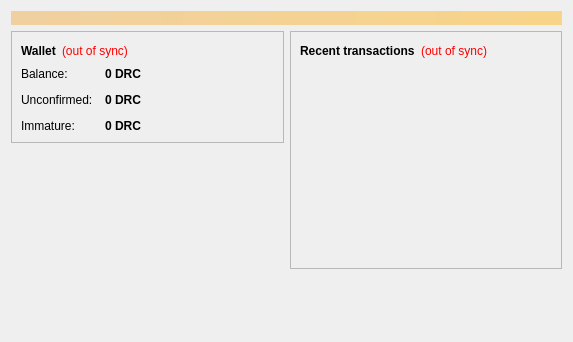
<?xml version="1.0" encoding="UTF-8"?>
<ui version="4.0">
 <class>OverviewPage</class>
 <widget class="QWidget" name="OverviewPage">
  <property name="geometry">
   <rect>
    <x>0</x>
    <y>0</y>
    <width>573</width>
    <height>342</height>
   </rect>
  </property>
  <property name="windowTitle">
   <string>Form</string>
  </property>
  <layout class="QVBoxLayout" name="topLayout">
   <item>
    <widget class="QLabel" name="labelAlerts">
     <property name="visible">
      <bool>false</bool>
     </property>
     <property name="styleSheet">
      <string notr="true">background-color: qlineargradient(x1: 0, y1: 0, x2: 1, y2: 0, stop:0 #F0D0A0, stop:1 #F8D488); color:#000000;</string>
     </property>
     <property name="wordWrap">
      <bool>true</bool>
     </property>
     <property name="margin">
      <number>3</number>
     </property>
    </widget>
   </item>
   <item>
    <layout class="QHBoxLayout" name="horizontalLayout" stretch="1,1">
     <item>
      <layout class="QVBoxLayout" name="verticalLayout_2">
       <item>
        <widget class="QFrame" name="frame">
         <property name="frameShape">
          <enum>QFrame::StyledPanel</enum>
         </property>
         <property name="frameShadow">
          <enum>QFrame::Raised</enum>
         </property>
         <layout class="QVBoxLayout" name="verticalLayout_4">
          <item>
           <layout class="QHBoxLayout" name="horizontalLayout_4">
            <item>
             <widget class="QLabel" name="label_5">
              <property name="font">
               <font>
                <weight>75</weight>
                <bold>true</bold>
               </font>
              </property>
              <property name="text">
               <string>Wallet</string>
              </property>
             </widget>
            </item>
            <item>
             <widget class="QLabel" name="labelWalletStatus">
              <property name="toolTip">
               <string>The displayed information may be out of date. Your wallet automatically synchronizes with the Darecoin network after a connection is established, but this process has not completed yet.</string>
              </property>
              <property name="styleSheet">
               <string notr="true">QLabel { color: red; }</string>
              </property>
              <property name="text">
               <string notr="true">(out of sync)</string>
              </property>
              <property name="alignment">
               <set>Qt::AlignLeading|Qt::AlignLeft|Qt::AlignVCenter</set>
              </property>
             </widget>
            </item>
            <item>
             <spacer name="horizontalSpacer_2">
              <property name="orientation">
               <enum>Qt::Horizontal</enum>
              </property>
              <property name="sizeHint" stdset="0">
               <size>
                <width>40</width>
                <height>20</height>
               </size>
              </property>
             </spacer>
            </item>
           </layout>
          </item>
          <item>
           <layout class="QFormLayout" name="formLayout_2">
            <property name="fieldGrowthPolicy">
             <enum>QFormLayout::AllNonFixedFieldsGrow</enum>
            </property>
            <property name="horizontalSpacing">
             <number>12</number>
            </property>
            <property name="verticalSpacing">
             <number>12</number>
            </property>
            <item row="0" column="0">
             <widget class="QLabel" name="label">
              <property name="text">
               <string>Balance:</string>
              </property>
             </widget>
            </item>
            <item row="0" column="1">
             <widget class="QLabel" name="labelBalance">
              <property name="font">
               <font>
                <weight>75</weight>
                <bold>true</bold>
               </font>
              </property>
              <property name="cursor">
               <cursorShape>IBeamCursor</cursorShape>
              </property>
              <property name="toolTip">
               <string>Your current balance</string>
              </property>
              <property name="text">
               <string notr="true">0 DRC</string>
              </property>
              <property name="textInteractionFlags">
               <set>Qt::LinksAccessibleByMouse|Qt::TextSelectableByKeyboard|Qt::TextSelectableByMouse</set>
              </property>
             </widget>
            </item>
            <item row="1" column="0">
             <widget class="QLabel" name="label_3">
              <property name="text">
               <string>Unconfirmed:</string>
              </property>
             </widget>
            </item>
            <item row="1" column="1">
             <widget class="QLabel" name="labelUnconfirmed">
              <property name="font">
               <font>
                <weight>75</weight>
                <bold>true</bold>
               </font>
              </property>
              <property name="cursor">
               <cursorShape>IBeamCursor</cursorShape>
              </property>
              <property name="toolTip">
               <string>Total of transactions that have yet to be confirmed, and do not yet count toward the current balance</string>
              </property>
              <property name="text">
               <string notr="true">0 DRC</string>
              </property>
              <property name="textInteractionFlags">
               <set>Qt::LinksAccessibleByMouse|Qt::TextSelectableByKeyboard|Qt::TextSelectableByMouse</set>
              </property>
             </widget>
            </item>
            <item row="2" column="0">
             <widget class="QLabel" name="labelImmatureText">
              <property name="text">
               <string>Immature:</string>
              </property>
             </widget>
            </item>
            <item row="2" column="1">
             <widget class="QLabel" name="labelImmature">
              <property name="font">
               <font>
                <weight>75</weight>
                <bold>true</bold>
               </font>
              </property>
              <property name="toolTip">
               <string>Mined balance that has not yet matured</string>
              </property>
              <property name="text">
               <string notr="true">0 DRC</string>
              </property>
              <property name="textInteractionFlags">
               <set>Qt::LinksAccessibleByMouse|Qt::TextSelectableByKeyboard|Qt::TextSelectableByMouse</set>
              </property>
             </widget>
            </item>
           </layout>
          </item>
         </layout>
        </widget>
       </item>
       <item>
        <spacer name="verticalSpacer">
         <property name="orientation">
          <enum>Qt::Vertical</enum>
         </property>
         <property name="sizeHint" stdset="0">
          <size>
           <width>20</width>
           <height>40</height>
          </size>
         </property>
        </spacer>
       </item>
      </layout>
     </item>
     <item>
      <layout class="QVBoxLayout" name="verticalLayout_3">
       <item>
        <widget class="QFrame" name="frame_2">
         <property name="frameShape">
          <enum>QFrame::StyledPanel</enum>
         </property>
         <property name="frameShadow">
          <enum>QFrame::Raised</enum>
         </property>
         <layout class="QVBoxLayout" name="verticalLayout">
          <item>
           <layout class="QHBoxLayout" name="horizontalLayout_2">
            <item>
             <widget class="QLabel" name="label_4">
              <property name="text">
               <string>&lt;b&gt;Recent transactions&lt;/b&gt;</string>
              </property>
             </widget>
            </item>
            <item>
             <widget class="QLabel" name="labelTransactionsStatus">
              <property name="toolTip">
               <string>The displayed information may be out of date. Your wallet automatically synchronizes with the Darecoin network after a connection is established, but this process has not completed yet.</string>
              </property>
              <property name="styleSheet">
               <string notr="true">QLabel { color: red; }</string>
              </property>
              <property name="text">
               <string notr="true">(out of sync)</string>
              </property>
              <property name="alignment">
               <set>Qt::AlignRight|Qt::AlignTrailing|Qt::AlignVCenter</set>
              </property>
             </widget>
            </item>
            <item>
             <spacer name="horizontalSpacer">
              <property name="orientation">
               <enum>Qt::Horizontal</enum>
              </property>
              <property name="sizeHint" stdset="0">
               <size>
                <width>40</width>
                <height>20</height>
               </size>
              </property>
             </spacer>
            </item>
           </layout>
          </item>
          <item>
           <widget class="QListView" name="listTransactions">
            <property name="styleSheet">
             <string notr="true">QListView { background: transparent; }</string>
            </property>
            <property name="frameShape">
             <enum>QFrame::NoFrame</enum>
            </property>
            <property name="verticalScrollBarPolicy">
             <enum>Qt::ScrollBarAlwaysOff</enum>
            </property>
            <property name="horizontalScrollBarPolicy">
             <enum>Qt::ScrollBarAlwaysOff</enum>
            </property>
            <property name="selectionMode">
             <enum>QAbstractItemView::NoSelection</enum>
            </property>
           </widget>
          </item>
         </layout>
        </widget>
       </item>
       <item>
        <spacer name="verticalSpacer_2">
         <property name="orientation">
          <enum>Qt::Vertical</enum>
         </property>
         <property name="sizeHint" stdset="0">
          <size>
           <width>20</width>
           <height>40</height>
          </size>
         </property>
        </spacer>
       </item>
      </layout>
     </item>
    </layout>
   </item>
  </layout>
 </widget>
 <resources/>
 <connections/>
</ui>
